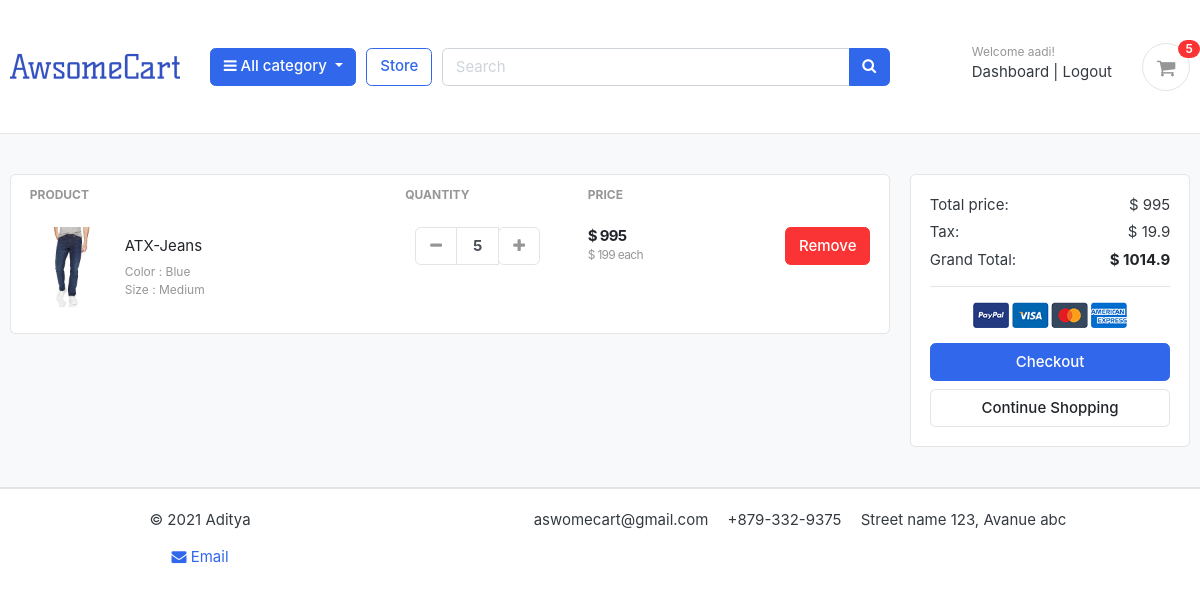
The page /cart/ (signed in) on the database as committed earlier.
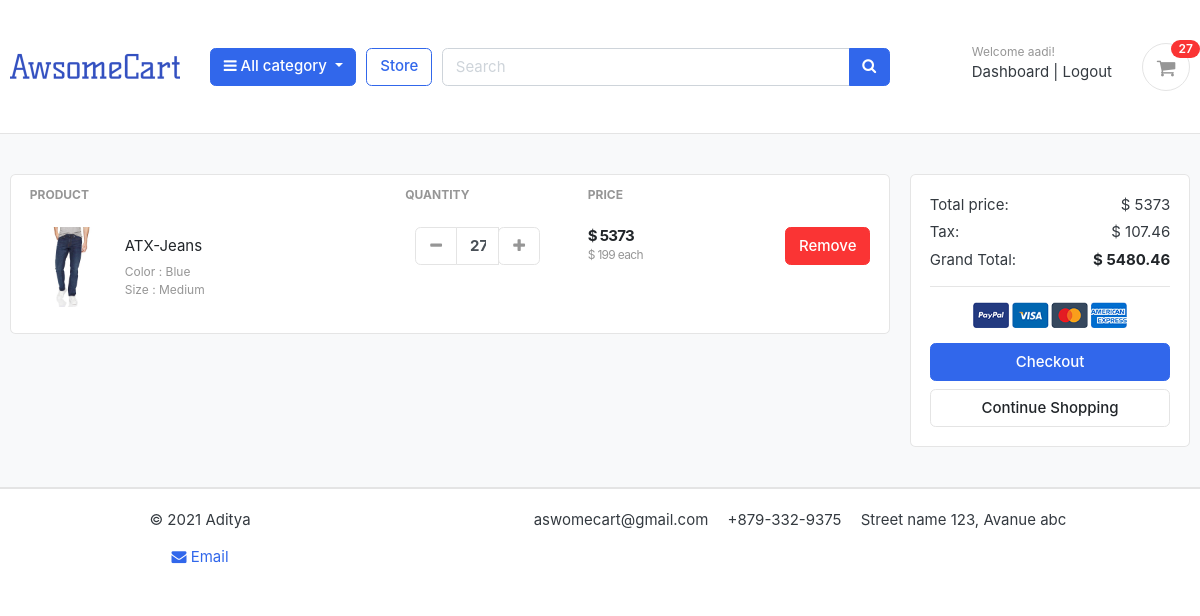
The same page on the database as committed later.
### carts/models.py (models this page shows, shortened)
class CartItem(models.Model):
    user       = models.ForeignKey(Account,on_delete=models.CASCADE,null=True)
    product    = models.ForeignKey(Product ,on_delete=models.CASCADE)
    variation  = models.ManyToManyField(Variation,blank=True)
    cart       = models.ForeignKey(Cart,on_delete=models.CASCADE,null=True)
    quantity   = models.IntegerField()
    is_active  = models.BooleanField(default=True)
    def sub_total(self):
        return self.product.price * self.quantity

### store/models.py (models this page shows, shortened)
class Product(models.Model):
    product_name = models.CharField(max_length=100,unique=True)
    slug         = models.SlugField(max_length=200,unique=True)
    description  = models.TextField(max_length=1000,blank=True)
    price        = models.IntegerField()
    images       = models.ImageField(upload_to = 'photos/products')
    stock        = models.IntegerField()
    is_available = models.BooleanField(default=True)
    category     = models.ForeignKey(Category,on_delete=models.CASCADE)
    created_date = models.DateTimeField(auto_now=True)
    modified_date= models.DateTimeField(auto_now=True)
    def get_url(self):
        return reverse('product_detail',args=[self.category.slug,self.slug])

### carts/views.py (the view)
# urls.py: path('cart/',include('carts.urls')),
def cart(request,total = 0,quantity = 0,cart_item=None):
    try:
        tax = 0
        GrandTotal = 0
        cart_items =0
        if request.user.is_authenticated:
            cart_items = CartItem.objects.filter(user=request.user,is_active=True)
        else:
            cart = Cart.objects.get(cart_id = _cart_id(request))
            cart_items = CartItem.objects.filter(cart=cart,is_active=True)
        for cart_item in cart_items:
            total += (cart_item.product.price * cart_item.quantity)
            quantity += cart_item.quantity
        tax = (2 *total)/100
        GrandTotal = total+tax
    except ObjectDoesNotExist:
        pass
    context = {
        'total' : total,
        'quantity':quantity,
        'cart_items':cart_items,
        'tax':tax,
        'GrandTotal':GrandTotal,
    }
    return render(request,'store/cart.html' ,context)

### carts/context_processors.py (called while the page is built)
def counter(request):
    cart_count = 0
    if 'admin' in request.path:
        return  {}
    else:
        try:
            cart = Cart.objects.filter(cart_id = _cart_id(request))
            if request.user.is_authenticated:
                cart_items = CartItem.objects.all().filter(user=request.user)
            else:
                cart_items = CartItem.objects.all().filter(cart=cart[:1])
            for cart_item in cart_items:
                cart_count += cart_item.quantity
        except Cart.DoesNotExist:
            cart_count = 0
    return dict(cart_count = cart_count)

### carts/views.py (called while the page is built)
def _cart_id(request):
    cart = request.session.session_key
    if not cart:
        cart = request.session.create()
    return cart

### category/cotext_processors.py (called while the page is built)
def menu_links(request):
    links = Category.objects.all()
    return dict(links=links)

### category/models.py (called while the page is built)
    def get_url(self):
        return reverse('product_by_category',args=[self.slug])

### store/context_processors.py (called while the page is built)
def size_chart(request):
    size = Variation.objects.all()
    return dict(size=size)

### templates/store/cart.html (shortened to what this page needs)
{% extends "base.html" %}
{% load static %}
{% block content %}
<section class="section-content padding-y bg">
	<div class="container">
		{% if not cart_items %}
		<h2 class="text-center">Your Cart is Empty</h2>
		<br>
		<div class="text-center">
			<a href="{% url 'store' %}" class=" btn btn-primary">Countinue Shopping</a>
		</div>
		{% else %}
		<div class="row">
			<aside class="col-lg-9">
				<div class="card">
					<table class="table table-borderless table-shopping-cart">
						<thead class="text-muted">
							<tr class="small text-uppercase">
								<th scope="col">Product</th>
								<th scope="col" width="120">Quantity</th>
								<th scope="col" width="120">Price</th>
								<th scope="col" class="text-right" width="200"> </th>
							</tr>
						</thead>
						<tbody>
							{% for cart_item in cart_items %}
							<tr>
								<td>
									<figure class="itemside align-items-center">
										<div class="aside"> <a href="{{cart_item.product.get_url}}"><img
													src="{{cart_item.product.images.url}}" class="img-sm"></a></div>
										<figcaption class="info">
											<a href="{{cart_item.product.get_url}}"
												class="title text-dark">{{cart_item.product.product_name}}</a>
											<p class="text-muted small">
												{% if cart_item.variation.all %}
												{% for item in cart_item.variation.all %}
												{{item.variation_category|capfirst}} : {{item.variation_value}} <br>
												{% endfor %}
												{% endif %}
											</p>
										</figcaption>
									</figure>
								</td>
								<td>
									<div class="col">
										<div class="input-group input-spinner">
											<div class="input-group-prepend">
												<a href="{% url 'remove_cart' cart_item.product.id  cart_item.id %}"
													class="btn btn-light" type="button" id="button-plus"> <i
														class="fa fa-minus"></i> </a>
											</div>
											<input type="text" class="form-control" value="{{cart_item.quantity}}">
											<div class="input-group-append">
												<form action="{% url 'add_cart' cart_item.product.id%}" method="POST">
													<button class="btn btn-light" type="submit" id="button-minus"> <i
															class="fa fa-plus"></i> </button>
												</form>
											</div>
										</div>
									</div>
								</td>
								<td>
									<div class="price-wrap">
										<var class="price">$ {{cart_item.sub_total}}</var>
										<small class="text-muted"> $ {{cart_item.product.price}} each </small>
									</div>
								</td>
								<td class="text-right">
									<a href="{% url 'delete_cart' cart_item.product.id cart_item.id %}"
										onclick="return confirm('Are You sure you want to remove this Product');"
										class="btn btn-danger"> Remove</a>
								</td>
							</tr>
							{% endfor %}
						</tbody>
					</table>
				</div>
			</aside>
			<aside class="col-lg-3">
				<div class="card">
					<div class="card-body">
						<dl class="dlist-align">
							<dt>Total price:</dt>
							<dd class="text-right">$ {{total}}</dd>
						</dl>
						<dl class="dlist-align">
							<dt>Tax:</dt>
							<dd class="text-right"> $ {{tax}}</dd>
						</dl>
						<dl class="dlist-align">
							<dt>Grand Total:</dt>
							<dd class="text-right text-dark b"><strong>$ {{GrandTotal}}</strong></dd>
						</dl>
						<hr>
						<p class="text-center mb-3">
							<img src="{% static './images/misc/payments.png' %}" height="26">
						</p>
						<a href="{% url 'checkout'%}" class="btn btn-primary btn-block"> Checkout </a>
						<a href=" {% url 'store' %}" class="btn btn-light btn-block">Continue Shopping</a>
					</div>
				</div>
			</aside>
		</div>
		{% endif %}
	</div>
</section>
{% endblock %}

### templates/includes/navbar.html (shortened to what this page needs)
{% load static %}
<header class="section-header">
  <section class="header-main border-bottom">
    <div class="container">
      <div class="row align-items-center">
        <div class="col-lg-2 col-md-3 col-6">
          <a href="{% url 'Home' %}" class="brand-wrap">
            <img class="" src="{% static './images/logo1.png' %}">
          </a>
        </div>
        <div class="col-lg col-sm col-md col-6 flex-grow-0">
          <div class="category-wrap dropdown d-inline-block float-right">
            <button type="button" class="btn btn-primary dropdown-toggle" data-toggle="dropdown">
              <i class="fa fa-bars"></i> All category
            </button>
          </div>
        </div>
        <a href="{% url 'store' %}" class="btn btn-outline-primary">Store</a>
        <div class="col-lg  col-md-6 col-sm-12 col">
          <form action="{% url 'serch' %}" class="search" method='GET'>
            <div class="input-group w-100">
              <input type="text" class="form-control" style="width:60%;" placeholder="Search" name="keyword" required>
              <div class="input-group-append">
                <button class="btn btn-primary" type="submit">
                  <i class="fa fa-search"></i>
                </button>
              </div>
            </div>
          </form>
        </div>
        <div class="col-lg-3 col-sm-6 col-8 order-2 order-lg-3">
          <div class="d-flex justify-content-end mb-3 mb-lg-0">
            {% if user.id is None %}
            <div class="widget-header">
              <small class="title text-muted">Welcome guest!</small>
              <div>
                <a href="{% url 'login' %}">Sign in</a> <span class="dark-transp"> | </span>
                <a href="{% url 'register' %}"> Register</a>
              </div>
            </div>
            {% else %}
            <div class="widget-header">
              <small class="title text-muted">Welcome {{user.first_name}}!</small>
              <div>
                <a href="{% url 'dashboard' %}">Dashboard</a> <span class="dark-transp"> | </span>
                <a href="{% url 'logout' %}"> Logout</a>
              </div>
            </div>
            {% endif %}
            <a href="{% url 'cart' %}" class="widget-header pl-3 ml-3">
              <div class="icon icon-sm rounded-circle border"><i class="fa fa-shopping-cart"></i></div>
              <span class="badge badge-pill badge-danger notify">{{cart_count}}</span>
            </a>
          </div>
        </div>
      </div>
    </div>
  </section>
</header>

Rows that differ between the two databases and show on the page:
changed CartItem "ATX-Jeans": quantity "5" → "27"; sub_total "995" → "5373"
Other text that changed with them:
{{ cart_count }}: "5" → "27"
{{ total }}: "995" → "5373"
{{ tax }}: "19.9" → "107.46"
{{ GrandTotal }}: "1014.9" → "5480.46"
